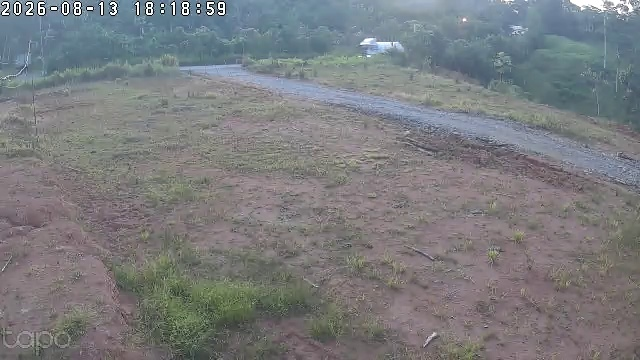
#> input picture debug_imgs/motion_001.jpg, 640 x 360 px
$ python -i motion.py   (imports and definitions only)
#> lines starting #> are read from the running program, lines starting #| are printed output that depends on the picture
#> further down, picture is the input picture: shape (360, 640, 3); mean B, G, R 126.4, 124.1, 122.4
"""Detección de movimiento por diferencia contra fondo de referencia.

Compara cada frame contra un fondo de referencia que se actualiza
lentamente. Esto permite detectar objetos nuevos (carros, personas)
incluso si se mueven despacio, porque contrastan contra el fondo estático.
"""

import logging
import time
from typing import Optional

import cv2
import numpy as np

logger = logging.getLogger(__name__)


class MotionDetector:
    """Detecta movimiento comparando contra un fondo de referencia.

    Usa un modelo de fondo que se actualiza lentamente (learning rate bajo).
    Cualquier objeto nuevo que aparezca contrasta contra el fondo y se detecta.

    Args:
        threshold: Umbral de binarización (0-255). Default: 20.
        min_area: Área mínima en píxeles para considerar movimiento. Default: 300.
        learning_rate: Velocidad de actualización del fondo (0.0-1.0).
            Más bajo = fondo cambia más lento = detecta objetos que se quedan.
            Default: 0.005.
    """

    def __init__(
        self,
        threshold: int = 25,
        min_area: int = 500,
        learning_rate: float = 0.005,
    ) -> None:
        self.threshold = threshold
        self.min_area = min_area
        self._learning_rate = learning_rate
        self._bg_gray: Optional[np.ndarray] = None
        self._frame_count = 0
        self._warmup_frames = 5  # Frames para establecer el fondo inicial
        logger.info(
            "MotionDetector inicializado (threshold=%d, min_area=%d, lr=%.4f)",
            threshold,
            min_area,
            learning_rate,
        )

    def detect(self, frame: np.ndarray) -> bool:
        """Analiza un frame y determina si hay movimiento.

        Compara contra el fondo de referencia en vez del frame anterior.
        Esto permite detectar objetos nuevos aunque estén quietos.

        Args:
            frame: Imagen BGR (numpy array) del frame actual.

        Returns:
            True si se detecta movimiento, False en caso contrario.
        """
        # Convertir a escala de grises y suavizar (kernel pequeño)
        gray = cv2.cvtColor(frame, cv2.COLOR_BGR2GRAY)
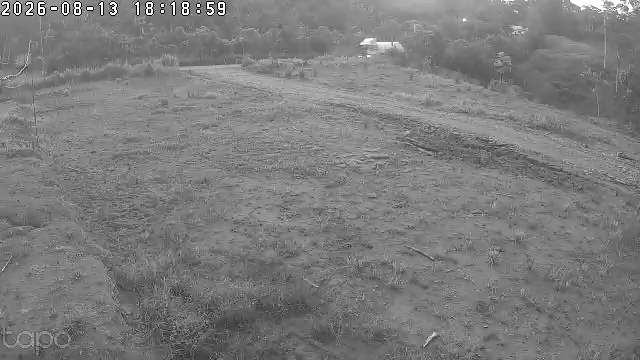
#> gray: shape (360, 640); min 0, max 255, mean 123.9
        gray = cv2.GaussianBlur(gray, (7, 7), 0)

        self._frame_count += 1

        # Primeros frames: construir el fondo de referencia
        if self._bg_gray is None:
            self._bg_gray = gray.astype(np.float32)
            logger.debug("Fondo de referencia inicializado.")
            return False

        if self._frame_count <= self._warmup_frames:
            # Acumular promedio para el fondo inicial
            cv2.accumulateWeighted(gray, self._bg_gray, 0.5)
            return False

        # Convertir fondo a uint8 para comparar
        bg_uint8 = self._bg_gray.astype(np.uint8)

        # Diferencia absoluta contra el fondo
        delta = cv2.absdiff(gray, bg_uint8)

        # Umbralización binaria
        _, thresh = cv2.threshold(delta, self.threshold, 255, cv2.THRESH_BINARY)

        # Dilatar para conectar regiones cercanas
        thresh = cv2.dilate(thresh, None, iterations=2)

        # Encontrar contornos
        contours, _ = cv2.findContours(
            thresh, cv2.RETR_EXTERNAL, cv2.CHAIN_APPROX_SIMPLE
        )

        # Verificar si algún contorno supera el área mínima
        motion_detected = False
        max_area = 0
        for contour in contours:
            area = cv2.contourArea(contour)
            if area >= self.min_area:
                motion_detected = True
                if area > max_area:
                    max_area = area

        if motion_detected:
            logger.debug("Movimiento detectado (area_max=%.0f).", max_area)
            # Cuando hay movimiento, NO actualizar el fondo rápido
            # (no queremos que el objeto se "integre" al fondo)
            cv2.accumulateWeighted(gray, self._bg_gray, self._learning_rate * 0.1)
        else:
            # Sin movimiento: actualizar fondo normalmente
            cv2.accumulateWeighted(gray, self._bg_gray, self._learning_rate)

        return motion_detected

    def reset(self) -> None:
        """Reinicia el detector descartando el fondo de referencia."""
        self._bg_gray = None
        self._frame_count = 0
        logger.debug("MotionDetector reiniciado.")

>>> import cv2
>>> picture = cv2.imread('../../debug_imgs/motion_001.jpg')
>>> result = MotionDetector().detect(picture)
#> result = False
